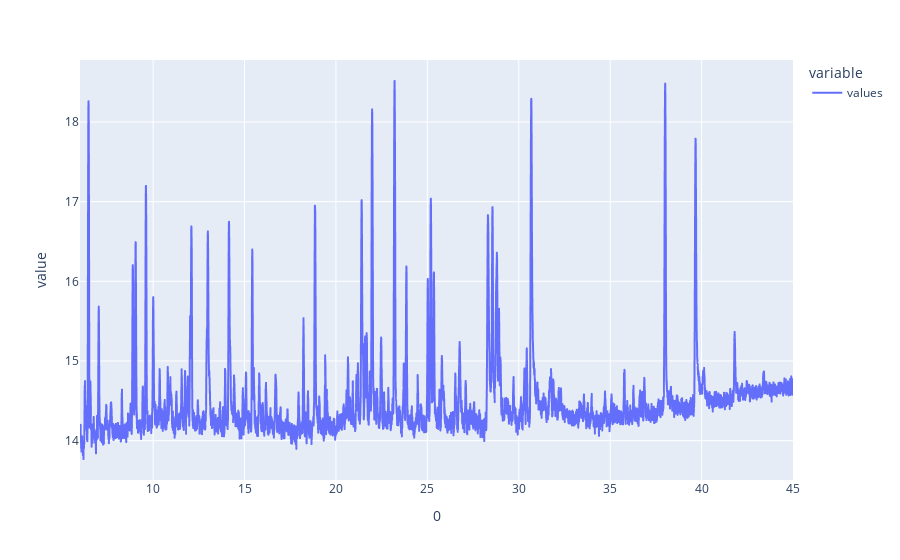

Write notebook code for a chart like this one.
### Markdown cell above
## Mise en évidence des pics
Le passage des données en logarithme permet de mettre en évidence les plus petits pics du graphique, le but est de ne pas donner un importance trop grande aux pics les plus grands, car cela pourrait compliquer le travail sur la partie IA dans le cas ou l'information importante est contenue dans un pic de taille faible.<br>
Remarque : la fonction logarithme est bijective, il n'y a donc pas de perte d'information.

### Code cell
df = np.log(df)
df.plot()

### Figure 1 — Plotly figure (JSON) as saved in the notebook; plotly's stock layout.template omitted (floating-point values rounded to 4 significant figures; data arrays with more than 128 entries replaced by an {"elided": "..."} marker saying what was removed)
{"data": [{"hovertemplate": "variable=values<br>0=%{x}<br>value=%{y}<extra></extra>", "legendgroup": "values", "line": {"color": "#636efa", "dash": "solid"}, "mode": "lines", "name": "values", "showlegend": true, "type": "scattergl", "x": {"elided": "6608 float values"}, "xaxis": "x", "y": {"elided": "6608 float values"}, "yaxis": "y"}], "layout": {"legend": {"title": {"text": "variable"}, "tracegroupgap": 0}, "margin": {"t": 60}, "xaxis": {"anchor": "y", "domain": [0, 1], "title": {"text": "0"}}, "yaxis": {"anchor": "x", "domain": [0, 1], "title": {"text": "value"}}}}
